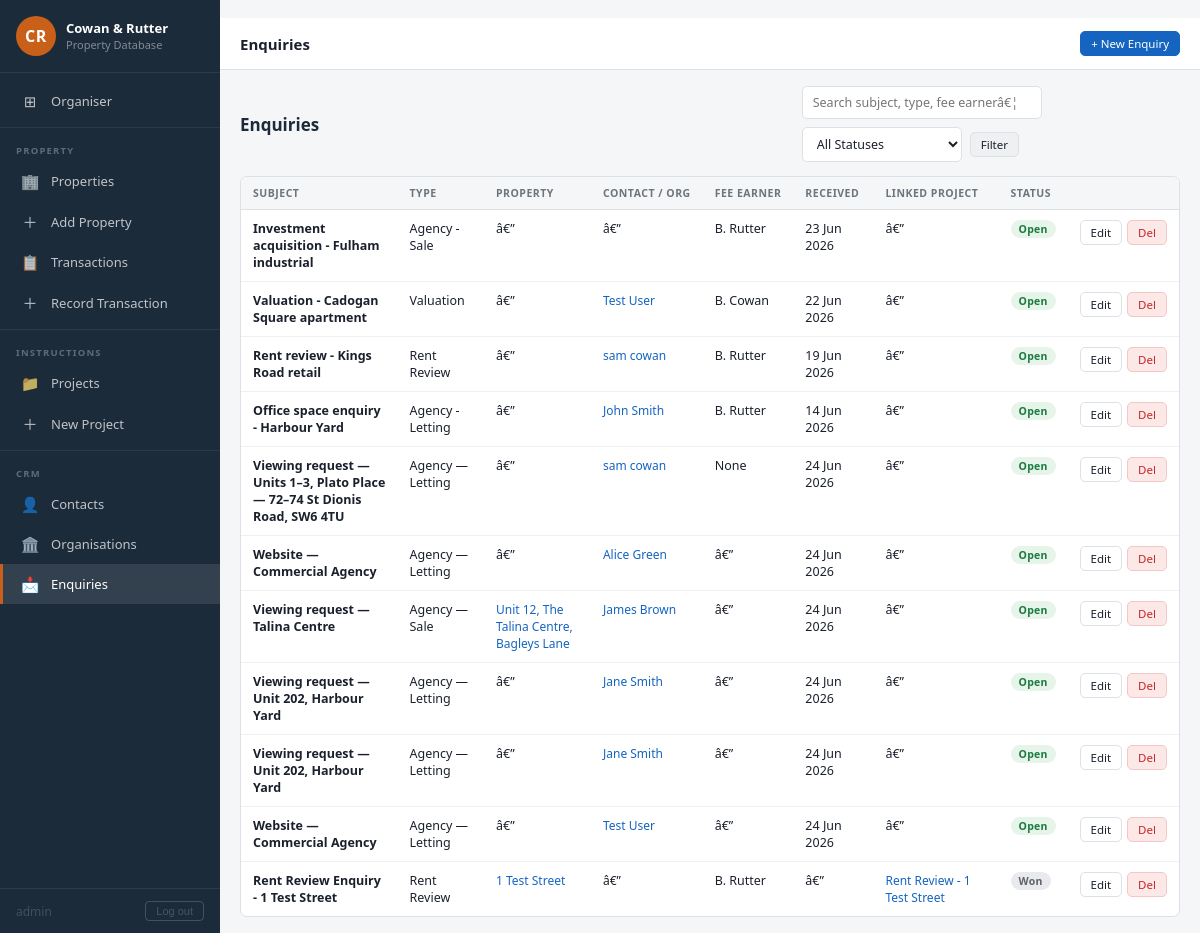
Page /enquiries (signed in) on the committed database.
### app.py (models this page shows, shortened)
class User(UserMixin, db.Model):
    __tablename__ = 'users'
    id            = db.Column(db.Integer, primary_key=True)
    username      = db.Column(db.String(80), unique=True, nullable=False)
    password_hash = db.Column(db.String(255), nullable=False)

class Enquiry(db.Model):
    __tablename__ = 'enquiries'
    id = db.Column(db.Integer, primary_key=True)
    subject = db.Column(db.String(255), nullable=False)
    enquiry_type = db.Column(db.String(50))
    status = db.Column(db.String(20), default='Open')  # Open, Won, Lost, On Hold
    property_id = db.Column(db.Integer, db.ForeignKey('properties.id'), nullable=True)
    contact_id = db.Column(db.Integer, db.ForeignKey('contacts.id'), nullable=True)
    organisation_id = db.Column(db.Integer, db.ForeignKey('organisations.id'), nullable=True)
    project_id = db.Column(db.Integer, db.ForeignKey('projects.id'), nullable=True)
    fee_earner = db.Column(db.String(100))
    received_date = db.Column(db.Date)
    notes = db.Column(db.Text)
    created_at = db.Column(db.DateTime, default=datetime.utcnow)
    req_size_min    = db.Column(db.Float)
    req_size_max    = db.Column(db.Float)
    req_budget_min  = db.Column(db.Float)
    req_budget_max  = db.Column(db.Float)
    req_budget_unit = db.Column(db.String(10))  # pa / pcm / sale
    req_use_class   = db.Column(db.String(30))
    req_category    = db.Column(db.String(20))  # commercial / residential
    last_contact_date = db.Column(db.Date)
    next_follow_up    = db.Column(db.Date)
    linked_property = db.relationship('Property', backref='enquiries')
    contact = db.relationship('Contact', backref='enquiries')
    organisation = db.relationship('Organisation', backref='enquiries')
    linked_project = db.relationship('Project', backref='enquiries')

class Contact(db.Model):
    __tablename__ = 'contacts'
    id = db.Column(db.Integer, primary_key=True)
    first_name = db.Column(db.String(100), nullable=False)
    last_name = db.Column(db.String(100), nullable=False)
    job_title = db.Column(db.String(100))
    organisation_id = db.Column(db.Integer, db.ForeignKey('organisations.id'), nullable=True)
    phone = db.Column(db.String(50))
    mobile = db.Column(db.String(50))
    email = db.Column(db.String(120))
    contact_type = db.Column(db.String(50))
    notes        = db.Column(db.Text)
    created_at   = db.Column(db.DateTime, default=datetime.utcnow)
    req_category      = db.Column(db.String(20))   # commercial / residential
    req_property_type = db.Column(db.String(100))  # e.g. Office Suite, Apartment
    req_use_class     = db.Column(db.String(30))   # office / retail / industrial
    req_area          = db.Column(db.String(200))  # preferred area(s), comma separated
    req_size_min      = db.Column(db.Float)
    req_size_max      = db.Column(db.Float)
    req_budget_min    = db.Column(db.Float)
    req_budget_max    = db.Column(db.Float)
    req_budget_unit   = db.Column(db.String(10))   # pa / pcm / sale
    req_notes         = db.Column(db.Text)
    @property
    def full_name(self):
        return f"{self.first_name} {self.last_name}"

class Property(db.Model):
    __tablename__ = 'properties'
    id = db.Column(db.Integer, primary_key=True)
    address = db.Column(db.String(255), nullable=False)
    postcode = db.Column(db.String(20), nullable=False)
    property_type = db.Column(db.String(50))          # Office, Retail, Industrial, etc.
    size = db.Column(db.Float)
    measurement_type = db.Column(db.String(10))        # GIA, NIA, GEA
    description = db.Column(db.Text)
    created_at = db.Column(db.DateTime, default=datetime.utcnow)
    residential_use   = db.Column(db.String(30))  # Owner Occupied, HMO, Residential Investment, Vacant
    website_listed    = db.Column(db.Boolean, default=False)
    website_category  = db.Column(db.String(20))   # commercial / residential
    listing_status    = db.Column(db.String(20))   # available / under-offer / let-agreed / sold
    featured          = db.Column(db.Boolean, default=False)
    area              = db.Column(db.String(100))  # e.g. Chelsea, Fulham
    use_class         = db.Column(db.String(30))   # office / retail / industrial (commercial)
    listing_price     = db.Column(db.Float)
    listing_price_unit= db.Column(db.String(10))   # pa / pcm / sale / poa
    price_display     = db.Column(db.String(100))  # optional custom price string
    beds              = db.Column(db.Integer)
    baths             = db.Column(db.Integer)
    lat               = db.Column(db.Float)
    lng               = db.Column(db.Float)
    photo_id          = db.Column(db.String(100))
    blurb             = db.Column(db.Text)
    listing_size      = db.Column(db.Float)
    listing_size_unit = db.Column(db.String(20))
    brochure_data     = db.Column(db.LargeBinary)
    brochure_filename = db.Column(db.String(255))
    brochure_size     = db.Column(db.Integer)
    floor_plan_data   = db.Column(db.LargeBinary)
    floor_plan_filename = db.Column(db.String(255))
    floor_plan_size   = db.Column(db.Integer)
    transactions = db.relationship('Transaction', backref='property', lazy=True, cascade='all, delete-orphan')
    projects = db.relationship('Project', backref='property', lazy=True, cascade='all, delete-orphan')

class Project(db.Model):
    __tablename__ = 'projects'
    id = db.Column(db.Integer, primary_key=True)
    property_id = db.Column(db.Integer, db.ForeignKey('properties.id'), nullable=True)
    name = db.Column(db.String(255), nullable=False)
    project_ref = db.Column(db.String(50))
    status = db.Column(db.String(20), default='Active')   # Active, Complete, On Hold
    fee_earner = db.Column(db.String(100))
    client = db.Column(db.String(255))
    instruction_date = db.Column(db.Date)
    notes = db.Column(db.Text)
    created_at = db.Column(db.DateTime, default=datetime.utcnow)
    instruction_type  = db.Column(db.String(50))
    fee_percent       = db.Column(db.Float)
    fee_fixed         = db.Column(db.Float)
    available_from    = db.Column(db.Date)
    next_call         = db.Column(db.Date)
    client_phone      = db.Column(db.String(50))
    client_mobile     = db.Column(db.String(50))
    client_email      = db.Column(db.String(120))
    key_contact          = db.Column(db.String(100))
    landlord_name        = db.Column(db.String(255))
    agent_assigned       = db.Column(db.String(100))
    location_description = db.Column(db.Text)
    documents = db.relationship('ProjectDocument', backref='project', lazy=True, cascade='all, delete-orphan')

### app.py (the view)
@app.route('/enquiries')
def enquiries_list():
    q = request.args.get('q', '')
    status = request.args.get('status', '')
    query = Enquiry.query
    if q:
        query = query.filter(
            db.or_(Enquiry.subject.ilike(f'%{q}%'), Enquiry.enquiry_type.ilike(f'%{q}%'),
                   Enquiry.fee_earner.ilike(f'%{q}%'))
        )
    if status:
        query = query.filter(Enquiry.status == status)
    enquiries = query.order_by(Enquiry.created_at.desc()).all()
    return render_template('crm/enquiries_list.html', enquiries=enquiries, q=q, status=status)

### app.py (called while the page is built)
@login_manager.user_loader
def load_user(user_id):
    return User.query.get(int(user_id))

@app.before_request
def require_login():
    if request.endpoint in _PUBLIC_ENDPOINTS:
        return
    if not current_user.is_authenticated:
        return redirect(url_for('login', next=request.url))

### templates/crm/enquiries_list.html (shortened to what this page needs)
﻿{% extends "base.html" %}
{% block topbar_title %}Enquiries{% endblock %}
{% block topbar_actions %}
  <a href="{{ url_for('enquiry_new') }}" class="btn btn-primary btn-sm">+ New Enquiry</a>
{% endblock %}
{% block content %}
<div class="section-header">
  <h2>Enquiries</h2>
  <form class="search-bar" method="get" style="flex-wrap:wrap;gap:8px">
    <input type="text" name="q" value="{{ q }}" placeholder="Search subject, type, fee earnerâ€¦" style="max-width:240px">
    <select name="status" style="max-width:160px">
      <option value="">All Statuses</option>
    </select>
    <button class="btn btn-secondary btn-sm" type="submit">Filter</button>
  </form>
</div>
{% if enquiries %}
<div class="table-wrap">
  <table>
    <thead>
      <tr>
        <th>Subject</th>
        <th>Type</th>
        <th>Property</th>
        <th>Contact / Org</th>
        <th>Fee Earner</th>
        <th>Received</th>
        <th>Linked Project</th>
        <th>Status</th>
        <th></th>
      </tr>
    </thead>
    <tbody>
      {% for e in enquiries %}
      <tr>
        <td><strong>{{ e.subject }}</strong></td>
        <td>{{ e.enquiry_type or 'â€”' }}</td>
        <td>{% if e.linked_property %}<a href="{{ url_for('property_detail', id=e.linked_property.id) }}" style="font-size:12px">{{ e.linked_property.address }}</a>{% else %}â€”{% endif %}</td>
        <td style="font-size:12px">
          {% if e.contact %}<a href="{{ url_for('contact_detail', id=e.contact.id) }}">{{ e.contact.full_name }}</a>{% endif %}
          {% if not e.contact and not e.organisation %}â€”{% endif %}
        </td>
        <td>{{ e.fee_earner or 'â€”' }}</td>
        <td>{{ e.received_date.strftime('%d %b %Y') if e.received_date else 'â€”' }}</td>
        <td>{% if e.linked_project %}<a href="{{ url_for('project_detail', id=e.linked_project.id) }}" style="font-size:12px">{{ e.linked_project.name }}</a>{% else %}â€”{% endif %}</td>
        <td>
          <span class="badge {{ 'badge-active' if e.status == 'Open' else 'badge-complete' if e.status == 'Won' else 'badge-hold' }}">{{ e.status }}</span>
        </td>
        <td>
          <div class="td-actions">
            <a href="{{ url_for('enquiry_edit', id=e.id) }}" class="btn btn-sm btn-outline">Edit</a>
            <form method="post" action="{{ url_for('enquiry_delete', id=e.id) }}" class="confirm-delete">
              <button class="btn btn-sm btn-danger" type="submit">Del</button>
            </form>
          </div>
        </td>
      </tr>
      {% endfor %}
    </tbody>
  </table>
</div>
{% endif %}
{% endblock %}

### templates/base.html (shortened to what this page needs)
<!DOCTYPE html>
<html lang="en">
<head>
  <link rel="stylesheet" href="{{ url_for('static', filename='css/style.css') }}">
</head>
<body>
<div class="shell">
  <nav class="sidebar">
    <div class="sidebar-profile">
      <div class="sidebar-avatar">CR</div>
      <div class="sidebar-profile-info">
        <h2>Cowan &amp; Rutter</h2>
        <p>Property Database</p>
      </div>
    </div>
    <div class="sidebar-nav">
      <a href="{{ url_for('dashboard') }}" class="{{ 'active' if request.endpoint == 'dashboard' else '' }}">
        <span class="nav-icon">⊞</span> Organiser
      </a>
      <div class="nav-divider"></div>
      <div class="nav-section-label">Property</div>
      <a href="{{ url_for('properties_list') }}" class="{{ 'active' if 'propert' in request.endpoint and request.endpoint != 'property_new' else '' }}">
        <span class="nav-icon">🏢</span> Properties
      </a>
      <a href="{{ url_for('property_new') }}" class="{{ 'active' if request.endpoint == 'property_new' else '' }}">
        <span class="nav-icon">＋</span> Add Property
      </a>
      <a href="{{ url_for('transactions_list') }}" class="{{ 'active' if 'transaction' in request.endpoint and request.endpoint != 'transaction_new' else '' }}">
        <span class="nav-icon">📋</span> Transactions
      </a>
      <a href="{{ url_for('transaction_new') }}" class="{{ 'active' if request.endpoint == 'transaction_new' else '' }}">
        <span class="nav-icon">＋</span> Record Transaction
      </a>
      <div class="nav-divider"></div>
      <div class="nav-section-label">Instructions</div>
      <a href="{{ url_for('projects_list') }}" class="{{ 'active' if 'project' in request.endpoint and request.endpoint not in ['project_new','document_add','document_delete'] else '' }}">
        <span class="nav-icon">📁</span> Projects
      </a>
      <a href="{{ url_for('project_new') }}" class="{{ 'active' if request.endpoint == 'project_new' else '' }}">
        <span class="nav-icon">＋</span> New Project
      </a>
      <div class="nav-divider"></div>
      <div class="nav-section-label">CRM</div>
      <a href="{{ url_for('contacts_list') }}" class="{{ 'active' if 'contact' in request.endpoint else '' }}">
        <span class="nav-icon">👤</span> Contacts
      </a>
      <a href="{{ url_for('organisations_list') }}" class="{{ 'active' if 'organisation' in request.endpoint else '' }}">
        <span class="nav-icon">🏛️</span> Organisations
      </a>
      <a href="{{ url_for('enquiries_list') }}" class="{{ 'active' if 'enquir' in request.endpoint else '' }}">
        <span class="nav-icon">📩</span> Enquiries
      </a>
    </div>
    <div class="sidebar-footer" style="display:flex;align-items:center;justify-content:space-between;gap:8px">
      <span style="opacity:0.6;font-size:12px">{{ current_user.username }}</span>
      <form action="{{ url_for('logout') }}" method="post" style="margin:0">
        <button type="submit" style="background:none;border:1px solid rgba(255,255,255,0.25);color:inherit;cursor:pointer;padding:3px 10px;border-radius:4px;font-size:11px;opacity:0.7">Log out</button>
      </form>
    </div>
  </nav>
  <div class="main">
    <div class="topbar">
      <div class="topbar-title">{% block topbar_title %}{% endblock %}</div>
      <div class="topbar-actions">{% block topbar_actions %}{% endblock %}</div>
    </div>
    <div class="content">
      {% block content %}{% endblock %}
    </div>
  </div>
</div>
</body>
</html>

### rows in the picture
User: username "admin"
Enquiry: subject "Investment acquisition - Fulham industrial", enquiry_type "Agency - Sale", shows "â€”", fee_earner "B. Rutter", received_date "23 Jun 2026", status "Open"
Enquiry: subject "Valuation - Cadogan Square apartment", enquiry_type "Valuation", shows "â€”", contact.full_name "Test User", fee_earner "B. Cowan", received_date "22 Jun 2026", status "Open"
Enquiry: subject "Rent review - Kings Road retail", enquiry_type "Rent Review", shows "â€”", contact.full_name "sam cowan", fee_earner "B. Rutter", received_date "19 Jun 2026", status "Open"
Enquiry: subject "Office space enquiry - Harbour Yard", enquiry_type "Agency - Letting", shows "â€”", contact.full_name "John Smith", fee_earner "B. Rutter", received_date "14 Jun 2026", status "Open"
Enquiry: subject "Viewing request — Units 1–3, Plato Place — 72–74 St Dionis Road, SW6 4TU", enquiry_type "Agency — Letting", shows "â€”", contact.full_name "sam cowan", fee_earner "None", received_date "24 Jun 2026", status "Open"
Enquiry: subject "Website — Commercial Agency", enquiry_type "Agency — Letting", shows "â€”", contact.full_name "Alice Green", fee_earner "â€”", received_date "24 Jun 2026", status "Open"
Enquiry: subject "Viewing request — Talina Centre", enquiry_type "Agency — Sale", linked_property.address "Unit 12, The Talina Centre, Bagleys Lane", contact.full_name "James Brown", fee_earner "â€”", received_date "24 Jun 2026", status "Open"
Enquiry: subject "Viewing request — Unit 202, Harbour Yard", enquiry_type "Agency — Letting", shows "â€”", contact.full_name "Jane Smith", fee_earner "â€”", received_date "24 Jun 2026", status "Open"
Enquiry: subject "Viewing request — Unit 202, Harbour Yard", enquiry_type "Agency — Letting", shows "â€”", contact.full_name "Jane Smith", fee_earner "â€”", received_date "24 Jun 2026", status "Open"
Enquiry: subject "Website — Commercial Agency", enquiry_type "Agency — Letting", shows "â€”", contact.full_name "Test User", fee_earner "â€”", received_date "24 Jun 2026", status "Open"
Enquiry: subject "Rent Review Enquiry - 1 Test Street", enquiry_type "Rent Review", linked_property.address "1 Test Street", shows "â€”", fee_earner "B. Rutter", received_date "â€”", linked_project.name "Rent Review - 1 Test Street", status "Won"
